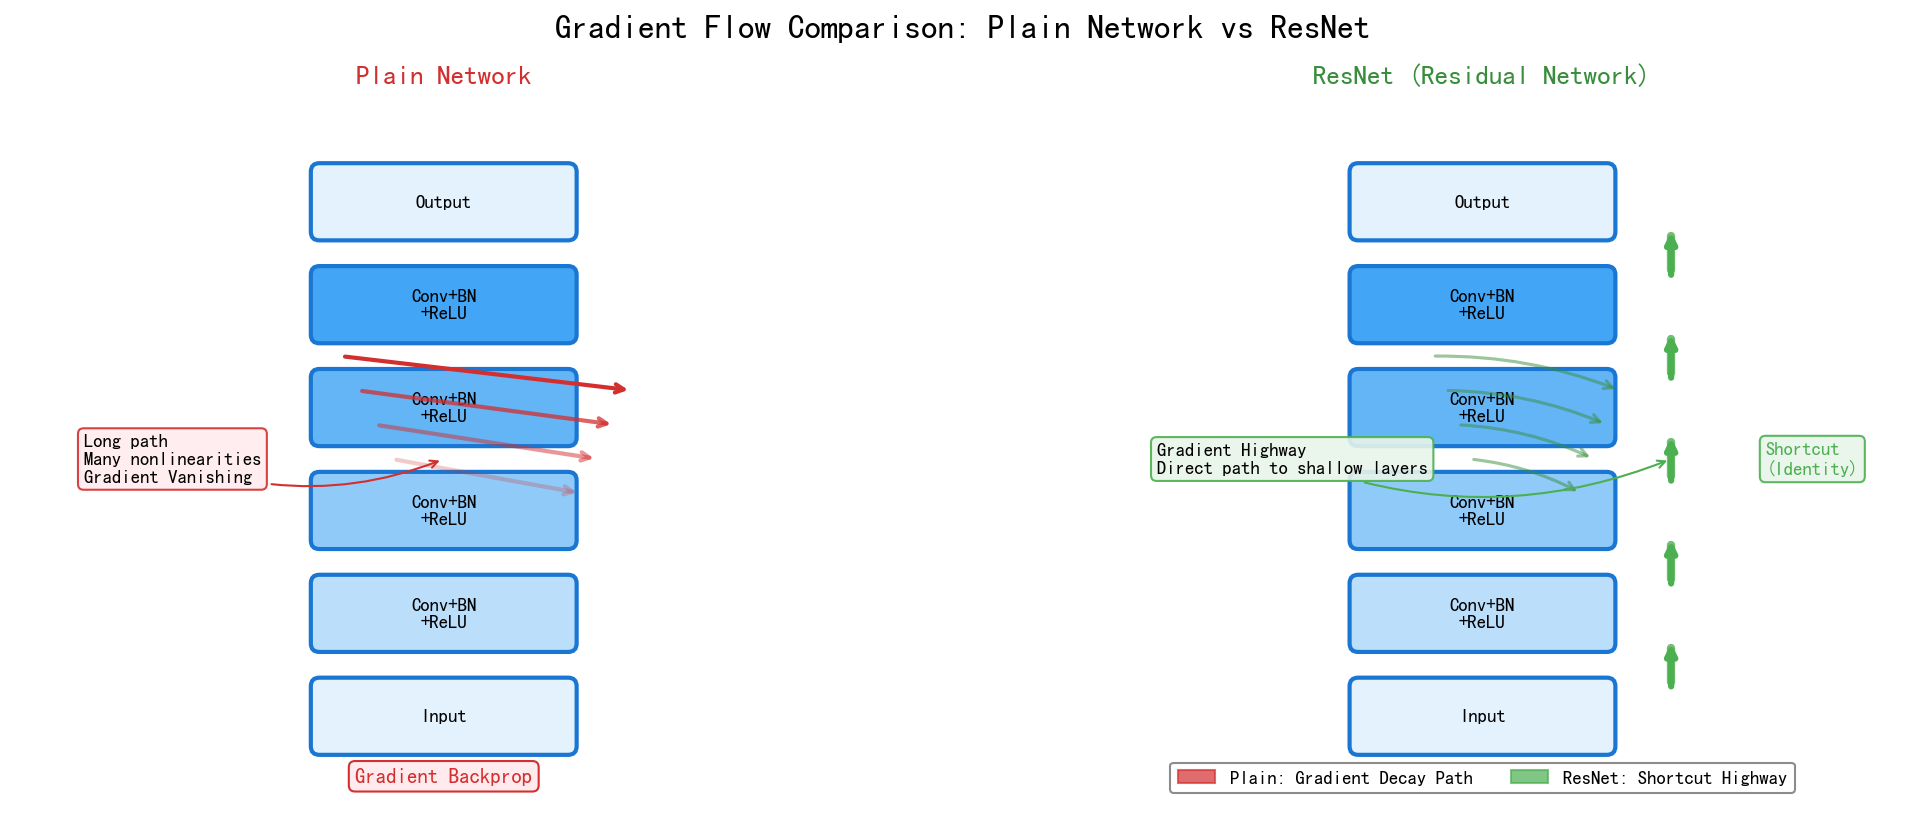

Python code for this plot:
#!/usr/bin/env python3
"""
Gradient Flow Comparison - Chapter 4-3 ResNet Section
Replaces ASCII diagram with matplotlib figure
"""

import matplotlib.pyplot as plt
import matplotlib.patches as mpatches
from matplotlib.patches import FancyBboxPatch
import numpy as np
from pathlib import Path

fig, (ax1, ax2) = plt.subplots(1, 2, figsize=(14, 6))
fig.suptitle('Gradient Flow Comparison: Plain Network vs ResNet', fontsize=16, fontweight='bold', y=0.98)

# ===== Left: Plain Network =====
ax1.set_xlim(0, 10)
ax1.set_ylim(0, 8)
ax1.set_aspect('equal')
ax1.axis('off')
ax1.set_title('Plain Network', fontsize=13, fontweight='bold', pad=15, color='#d32f2f')

layers = ['Input', 'Conv+BN\n+ReLU', 'Conv+BN\n+ReLU', 'Conv+BN\n+ReLU', 'Conv+BN\n+ReLU', 'Output']
y_positions = [1, 2.2, 3.4, 4.6, 5.8, 7]
layer_colors = ['#E3F2FD', '#BBDEFB', '#90CAF9', '#64B5F6', '#42A5F5', '#E3F2FD']

for i, (layer, y) in enumerate(zip(layers, y_positions)):
    rect = FancyBboxPatch((3.5, y - 0.4), 3, 0.8,
                           boxstyle="round,pad=0.05,rounding_size=0.1",
                           facecolor=layer_colors[i], edgecolor='#1976D2', linewidth=2)
    ax1.add_patch(rect)
    ax1.text(5, y, layer, ha='center', va='center', fontsize=9, fontweight='bold')

# Gradient backprop arrows with fading
for i in range(4):
    alpha = 1.0 - i * 0.25
    ax1.annotate('', xy=(7.2 - i * 0.2, 4.8 - i * 0.4), xytext=(3.8 + i * 0.2, 5.2 - i * 0.4),
                arrowprops=dict(arrowstyle='->', color='#d32f2f', alpha=alpha, lw=2))

ax1.text(5, 0.3, 'Gradient Backprop', ha='center', va='center', fontsize=10, 
         style='italic', color='#d32f2f', bbox=dict(boxstyle='round', facecolor='#FFEBEE', edgecolor='#d32f2f'))

ax1.annotate('Long path\nMany nonlinearities\nGradient Vanishing',
             xy=(5, 4), xytext=(0.8, 4),
             fontsize=9, ha='left', va='center',
             bbox=dict(boxstyle='round,pad=0.3', facecolor='#FFEBEE', edgecolor='#d32f2f', alpha=0.9),
             arrowprops=dict(arrowstyle='->', color='#d32f2f', connectionstyle='arc3,rad=0.2'))

# ===== Right: ResNet =====
ax2.set_xlim(0, 10)
ax2.set_ylim(0, 8)
ax2.set_aspect('equal')
ax2.axis('off')
ax2.set_title('ResNet (Residual Network)', fontsize=13, fontweight='bold', pad=15, color='#388E3C')

for i, (layer, y) in enumerate(zip(layers, y_positions)):
    rect = FancyBboxPatch((3.5, y - 0.4), 3, 0.8,
                           boxstyle="round,pad=0.05,rounding_size=0.1",
                           facecolor=layer_colors[i], edgecolor='#1976D2', linewidth=2)
    ax2.add_patch(rect)
    ax2.text(5, y, layer, ha='center', va='center', fontsize=9, fontweight='bold')

# Shortcut connections (thick green lines)
for i in range(5):
    y_bottom = y_positions[i] + 0.4
    y_top = y_positions[i + 1] - 0.4
    ax2.plot([7.2, 7.2], [y_bottom, y_top], 
             color='#4CAF50', linewidth=4, solid_capstyle='round', alpha=0.8)
    ax2.annotate('', xy=(7.2, y_top + 0.1), xytext=(7.2, y_bottom - 0.1),
                arrowprops=dict(arrowstyle='->', color='#4CAF50', lw=3))

# F(x) path arrows (normal gradient)
for i in range(4):
    ax2.annotate('', xy=(6.6 - i * 0.15, 4.8 - i * 0.4), xytext=(4.4 + i * 0.15, 5.2 - i * 0.4),
                arrowprops=dict(arrowstyle='->', color='#388E3C', alpha=0.5, lw=1.5, 
                               connectionstyle='arc3,rad=-0.1'))

ax2.text(8.3, 4, 'Shortcut\n(Identity)', ha='left', va='center', fontsize=9, 
         fontweight='bold', color='#4CAF50',
         bbox=dict(boxstyle='round,pad=0.3', facecolor='#E8F5E9', edgecolor='#4CAF50', alpha=0.9))

ax2.annotate('Gradient Highway\nDirect path to shallow layers',
             xy=(7.2, 4), xytext=(1.2, 4),
             fontsize=9, ha='left', va='center',
             bbox=dict(boxstyle='round,pad=0.3', facecolor='#E8F5E9', edgecolor='#4CAF50', alpha=0.9),
             arrowprops=dict(arrowstyle='->', color='#4CAF50', connectionstyle='arc3,rad=0.2'))

# Legend
normal_patch = mpatches.Patch(color='#d32f2f', alpha=0.7, label='Plain: Gradient Decay Path')
resnet_patch = mpatches.Patch(color='#4CAF50', alpha=0.7, label='ResNet: Shortcut Highway')
ax2.legend(handles=[normal_patch, resnet_patch], loc='lower center', 
           ncol=2, fontsize=9, framealpha=0.9, edgecolor='gray')

plt.tight_layout(rect=[0, 0.08, 1, 0.95])

output_path = Path(__file__).resolve().parent / 'gradient_flow_comparison.png'
plt.savefig(output_path, dpi=150, bbox_inches='tight', facecolor='white', edgecolor='none')
print(f"Saved: {output_path}")
